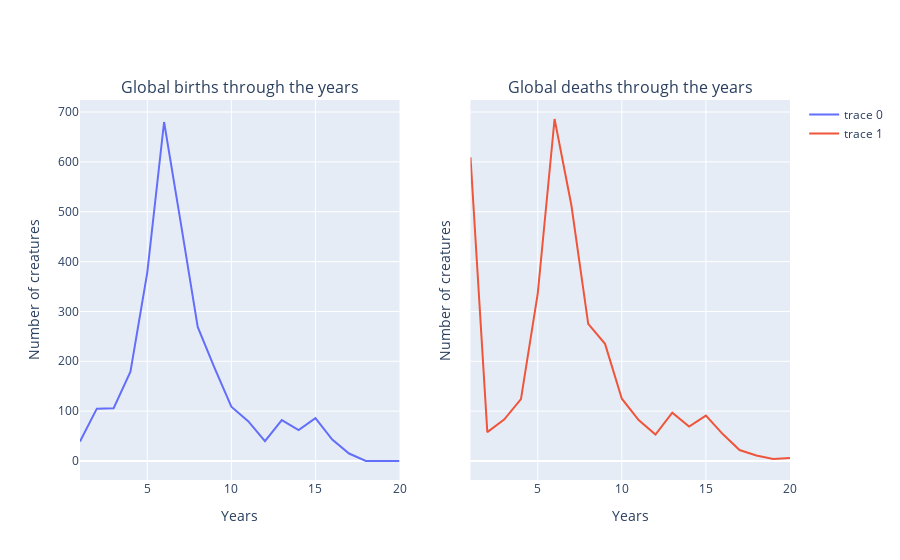

Notebook source saved alongside this figure:
### Code cell
oa.ShowBirthsAndDeaths('Global', results['SessionInfo']['YearTicks'], results['SessionInfo']['TotalTicks'],results['GlobalBirthInfo'][2], results['GlobalBirthInfo'][3])

### Figure 1 — Plotly figure (JSON) as saved in the notebook; plotly's stock layout.template omitted (floating-point values rounded to 4 significant figures)
{"data": [{"type": "scatter", "x": [1, 2, 3, 4, 5, 6, 7, 8, 9, 10, 11, 12, 13, 14, 15, 16, 17, 18, 19, 20], "xaxis": "x", "y": [39, 105, 106, 179, 378, 680, 476, 269, 187, 109, 80, 40, 82, 62, 86, 43, 15, 0, 0, 0], "yaxis": "y"}, {"type": "scatter", "x": [1, 2, 3, 4, 5, 6, 7, 8, 9, 10, 11, 12, 13, 14, 15, 16, 17, 18, 19, 20], "xaxis": "x2", "y": [609, 58, 83, 124, 336, 686, 513, 275, 235, 125, 82, 53, 97, 69, 91, 54, 22, 11, 4, 6], "yaxis": "y2"}], "layout": {"annotations": [{"font": {"size": 16}, "showarrow": false, "text": "Global births through the years", "x": 0.225, "xanchor": "center", "xref": "paper", "y": 1, "yanchor": "bottom", "yref": "paper"}, {"font": {"size": 16}, "showarrow": false, "text": "Global deaths through the years", "x": 0.775, "xanchor": "center", "xref": "paper", "y": 1, "yanchor": "bottom", "yref": "paper"}], "xaxis": {"anchor": "y", "domain": [0, 0.45], "title": {"text": "Years"}}, "xaxis2": {"anchor": "y2", "domain": [0.55, 1], "title": {"text": "Years"}}, "yaxis": {"anchor": "x", "domain": [0, 1], "title": {"text": "Number of creatures"}}, "yaxis2": {"anchor": "x2", "domain": [0, 1], "matches": "y", "showticklabels": false, "title": {"text": "Number of creatures"}}}}
